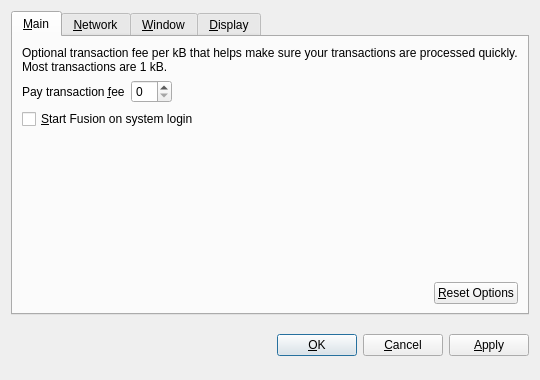
<?xml version="1.0" encoding="UTF-8"?>
<ui version="4.0">
 <class>OptionsDialog</class>
 <widget class="QDialog" name="OptionsDialog">
  <property name="geometry">
   <rect>
    <x>0</x>
    <y>0</y>
    <width>540</width>
    <height>380</height>
   </rect>
  </property>
  <property name="windowTitle">
   <string>Options</string>
  </property>
  <property name="modal">
   <bool>true</bool>
  </property>
  <layout class="QVBoxLayout" name="verticalLayout">
   <item>
    <widget class="QTabWidget" name="tabWidget">
     <property name="tabPosition">
      <enum>QTabWidget::North</enum>
     </property>
     <property name="currentIndex">
      <number>0</number>
     </property>
     <widget class="QWidget" name="tabMain">
      <attribute name="title">
       <string>&amp;Main</string>
      </attribute>
      <layout class="QVBoxLayout" name="verticalLayout_Main">
       <item>
        <widget class="QLabel" name="transactionFeeInfoLabel">
         <property name="text">
          <string>Optional transaction fee per kB that helps make sure your transactions are processed quickly. Most transactions are 1 kB.</string>
         </property>
         <property name="textFormat">
          <enum>Qt::PlainText</enum>
         </property>
         <property name="wordWrap">
          <bool>true</bool>
         </property>
        </widget>
       </item>
       <item>
        <layout class="QHBoxLayout" name="horizontalLayout_1_Main">
         <item>
          <widget class="QLabel" name="transactionFeeLabel">
           <property name="text">
            <string>Pay transaction &amp;fee</string>
           </property>
           <property name="textFormat">
            <enum>Qt::PlainText</enum>
           </property>
           <property name="buddy">
            <cstring>transactionFee</cstring>
           </property>
          </widget>
         </item>
         <item>
          <widget class="BitcoinAmountField" name="transactionFee"/>
         </item>
         <item>
          <spacer name="horizontalSpacer_1_Main">
           <property name="orientation">
            <enum>Qt::Horizontal</enum>
           </property>
           <property name="sizeHint" stdset="0">
            <size>
             <width>40</width>
             <height>20</height>
            </size>
           </property>
          </spacer>
         </item>
        </layout>
       </item>
       <item>
        <widget class="QCheckBox" name="bitcoinAtStartup">
         <property name="toolTip">
          <string>Automatically start Fusion after logging in to the system.</string>
         </property>
         <property name="text">
          <string>&amp;Start Fusion on system login</string>
         </property>
        </widget>
       </item>
       <item>
        <spacer name="verticalSpacer_Main">
         <property name="orientation">
          <enum>Qt::Vertical</enum>
         </property>
         <property name="sizeHint" stdset="0">
          <size>
           <width>20</width>
           <height>40</height>
          </size>
         </property>
        </spacer>
       </item>
       <item>
        <layout class="QHBoxLayout" name="horizontalLayout_2_Main">
         <item>
          <spacer name="horizontalSpacer_2_Main">
           <property name="orientation">
            <enum>Qt::Horizontal</enum>
           </property>
           <property name="sizeHint" stdset="0">
            <size>
             <width>40</width>
             <height>20</height>
            </size>
           </property>
          </spacer>
         </item>
         <item>
          <widget class="QPushButton" name="resetButton">
           <property name="toolTip">
            <string>Reset all client options to default.</string>
           </property>
           <property name="text">
            <string>&amp;Reset Options</string>
           </property>
           <property name="autoDefault">
            <bool>false</bool>
           </property>
          </widget>
         </item>
        </layout>
       </item>
      </layout>
     </widget>
     <widget class="QWidget" name="tabNetwork">
      <attribute name="title">
       <string>&amp;Network</string>
      </attribute>
      <layout class="QVBoxLayout" name="verticalLayout_Network">
       <item>
        <widget class="QCheckBox" name="mapPortUpnp">
         <property name="toolTip">
          <string>Automatically open the Fusion client port on the router. This only works when your router supports UPnP and it is enabled.</string>
         </property>
         <property name="text">
          <string>Map port using &amp;UPnP</string>
         </property>
        </widget>
       </item>
       <item>
        <widget class="QCheckBox" name="connectSocks">
         <property name="toolTip">
          <string>Connect to the Fusion network through a SOCKS proxy (e.g. when connecting through Tor).</string>
         </property>
         <property name="text">
          <string>&amp;Connect through SOCKS proxy:</string>
         </property>
        </widget>
       </item>
       <item>
        <layout class="QHBoxLayout" name="horizontalLayout_Network">
         <item>
          <widget class="QLabel" name="proxyIpLabel">
           <property name="text">
            <string>Proxy &amp;IP:</string>
           </property>
           <property name="textFormat">
            <enum>Qt::PlainText</enum>
           </property>
           <property name="buddy">
            <cstring>proxyIp</cstring>
           </property>
          </widget>
         </item>
         <item>
          <widget class="QValidatedLineEdit" name="proxyIp">
           <property name="maximumSize">
            <size>
             <width>140</width>
             <height>16777215</height>
            </size>
           </property>
           <property name="toolTip">
            <string>IP address of the proxy (e.g. 127.0.0.1)</string>
           </property>
          </widget>
         </item>
         <item>
          <widget class="QLabel" name="proxyPortLabel">
           <property name="text">
            <string>&amp;Port:</string>
           </property>
           <property name="textFormat">
            <enum>Qt::PlainText</enum>
           </property>
           <property name="buddy">
            <cstring>proxyPort</cstring>
           </property>
          </widget>
         </item>
         <item>
          <widget class="QLineEdit" name="proxyPort">
           <property name="maximumSize">
            <size>
             <width>55</width>
             <height>16777215</height>
            </size>
           </property>
           <property name="toolTip">
            <string>Port of the proxy (e.g. 9050)</string>
           </property>
          </widget>
         </item>
         <item>
          <widget class="QLabel" name="socksVersionLabel">
           <property name="text">
            <string>SOCKS &amp;Version:</string>
           </property>
           <property name="textFormat">
            <enum>Qt::PlainText</enum>
           </property>
           <property name="buddy">
            <cstring>socksVersion</cstring>
           </property>
          </widget>
         </item>
         <item>
          <widget class="QValueComboBox" name="socksVersion">
           <property name="toolTip">
            <string>SOCKS version of the proxy (e.g. 5)</string>
           </property>
          </widget>
         </item>
         <item>
          <spacer name="horizontalSpacer_Network">
           <property name="orientation">
            <enum>Qt::Horizontal</enum>
           </property>
           <property name="sizeHint" stdset="0">
            <size>
             <width>40</width>
             <height>20</height>
            </size>
           </property>
          </spacer>
         </item>
        </layout>
       </item>
       <item>
        <spacer name="verticalSpacer_Network">
         <property name="orientation">
          <enum>Qt::Vertical</enum>
         </property>
         <property name="sizeHint" stdset="0">
          <size>
           <width>20</width>
           <height>40</height>
          </size>
         </property>
        </spacer>
       </item>
      </layout>
     </widget>
     <widget class="QWidget" name="tabWindow">
      <attribute name="title">
       <string>&amp;Window</string>
      </attribute>
      <layout class="QVBoxLayout" name="verticalLayout_Window">
       <item>
        <widget class="QCheckBox" name="minimizeToTray">
         <property name="toolTip">
          <string>Show only a tray icon after minimizing the window.</string>
         </property>
         <property name="text">
          <string>&amp;Minimize to the tray instead of the taskbar</string>
         </property>
        </widget>
       </item>
       <item>
        <widget class="QCheckBox" name="minimizeOnClose">
         <property name="toolTip">
          <string>Minimize instead of exit the application when the window is closed. When this option is enabled, the application will be closed only after selecting Quit in the menu.</string>
         </property>
         <property name="text">
          <string>M&amp;inimize on close</string>
         </property>
        </widget>
       </item>
       <item>
        <spacer name="verticalSpacer_Window">
         <property name="orientation">
          <enum>Qt::Vertical</enum>
         </property>
         <property name="sizeHint" stdset="0">
          <size>
           <width>20</width>
           <height>40</height>
          </size>
         </property>
        </spacer>
       </item>
      </layout>
     </widget>
     <widget class="QWidget" name="tabDisplay">
      <attribute name="title">
       <string>&amp;Display</string>
      </attribute>
      <layout class="QVBoxLayout" name="verticalLayout_Display">
       <item>
        <layout class="QHBoxLayout" name="horizontalLayout_1_Display">
         <item>
          <widget class="QLabel" name="langLabel">
           <property name="text">
            <string>User Interface &amp;language:</string>
           </property>
           <property name="textFormat">
            <enum>Qt::PlainText</enum>
           </property>
           <property name="buddy">
            <cstring>lang</cstring>
           </property>
          </widget>
         </item>
         <item>
          <widget class="QValueComboBox" name="lang">
           <property name="toolTip">
            <string>The user interface language can be set here. This setting will take effect after restarting Fusion.</string>
           </property>
          </widget>
         </item>
        </layout>
       </item>
       <item>
        <layout class="QHBoxLayout" name="horizontalLayout_2_Display">
         <item>
          <widget class="QLabel" name="unitLabel">
           <property name="text">
            <string>&amp;Unit to show amounts in:</string>
           </property>
           <property name="textFormat">
            <enum>Qt::PlainText</enum>
           </property>
           <property name="buddy">
            <cstring>unit</cstring>
           </property>
          </widget>
         </item>
         <item>
          <widget class="QValueComboBox" name="unit">
           <property name="toolTip">
            <string>Choose the default subdivision unit to show in the interface and when sending coins.</string>
           </property>
          </widget>
         </item>
        </layout>
       </item>
       <item>
        <widget class="QCheckBox" name="displayAddresses">
         <property name="toolTip">
          <string>Whether to show Fusion addresses in the transaction list or not.</string>
         </property>
         <property name="text">
          <string>&amp;Display addresses in transaction list</string>
         </property>
        </widget>
       </item>
       <item>
        <spacer name="verticalSpacer_Display">
         <property name="orientation">
          <enum>Qt::Vertical</enum>
         </property>
         <property name="sizeHint" stdset="0">
          <size>
           <width>20</width>
           <height>40</height>
          </size>
         </property>
        </spacer>
       </item>
      </layout>
     </widget>
    </widget>
   </item>
   <item>
    <layout class="QHBoxLayout" name="horizontalLayout_Buttons">
     <item>
      <spacer name="horizontalSpacer_1">
       <property name="orientation">
        <enum>Qt::Horizontal</enum>
       </property>
       <property name="sizeHint" stdset="0">
        <size>
         <width>40</width>
         <height>48</height>
        </size>
       </property>
      </spacer>
     </item>
     <item>
      <widget class="QLabel" name="statusLabel">
       <property name="font">
        <font>
         <weight>75</weight>
         <bold>true</bold>
        </font>
       </property>
       <property name="text">
        <string/>
       </property>
       <property name="textFormat">
        <enum>Qt::PlainText</enum>
       </property>
       <property name="wordWrap">
        <bool>true</bool>
       </property>
      </widget>
     </item>
     <item>
      <spacer name="horizontalSpacer_2">
       <property name="orientation">
        <enum>Qt::Horizontal</enum>
       </property>
       <property name="sizeHint" stdset="0">
        <size>
         <width>40</width>
         <height>48</height>
        </size>
       </property>
      </spacer>
     </item>
     <item>
      <widget class="QPushButton" name="okButton">
       <property name="text">
        <string>&amp;OK</string>
       </property>
      </widget>
     </item>
     <item>
      <widget class="QPushButton" name="cancelButton">
       <property name="text">
        <string>&amp;Cancel</string>
       </property>
       <property name="autoDefault">
        <bool>false</bool>
       </property>
      </widget>
     </item>
     <item>
      <widget class="QPushButton" name="applyButton">
       <property name="text">
        <string>&amp;Apply</string>
       </property>
       <property name="autoDefault">
        <bool>false</bool>
       </property>
      </widget>
     </item>
    </layout>
   </item>
  </layout>
 </widget>
 <customwidgets>
  <customwidget>
   <class>BitcoinAmountField</class>
   <extends>QSpinBox</extends>
   <header>bitcoinamountfield.h</header>
  </customwidget>
  <customwidget>
   <class>QValueComboBox</class>
   <extends>QComboBox</extends>
   <header>qvaluecombobox.h</header>
  </customwidget>
  <customwidget>
   <class>QValidatedLineEdit</class>
   <extends>QLineEdit</extends>
   <header>qvalidatedlineedit.h</header>
  </customwidget>
 </customwidgets>
 <resources/>
 <connections/>
</ui>
